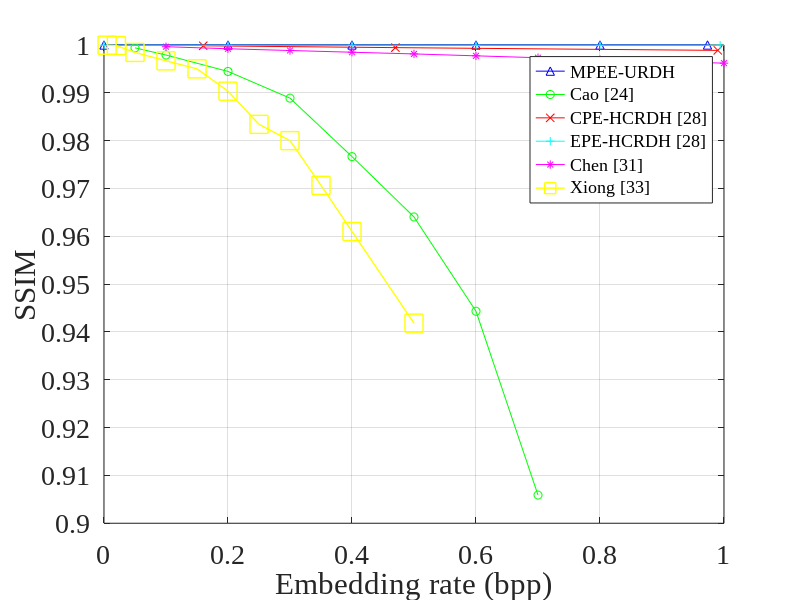

This figure's MATLAB source:
clear;
clc;


num=[0.2 0.4 0.6 0.8 1];

propx=[0 0.2 0.4 0.6 0.8 0.9734];
propy=[1 1 1 1 1 1]; 

% caox=[0.05	0.1	0.2	0.3	0.4	0.5	0.6	0.7	0.8	];
% caoy=[0.999402941774234	0.997902776401667	0.994472424583978	0.988893077780069	0.976660235404429	0.964047067030273	0.944326813863419	0.905889692407992	0.854270211136438];
caox=[0.05	0.1	0.2	0.3	0.4	0.5	0.6	0.7	];
caoy=[0.999402941774234	0.997902776401667	0.994472424583978	0.988893077780069	0.976660235404429	0.964047067030273	0.944326813863419	0.905889692407992	];

cpex=[0.16 0.47 0.99];
cpey=[0.999836054335738	0.999451214140027	0.998876795590300];

epex=[0 0.2 0.4 0.6 0.8 0.9938];
epey=[0.999945919869270 0.999945919869270 0.999945919869270 0.999945919869270 0.999945919869270 0.999945919869270]; 

chenx=[0.1	0.2	0.3	0.4	0.5	0.6	0.7	0.8	0.9	1.0];
cheny=[0.999642655804699	0.999213551678628	0.998850324559718	0.998488069886641	0.998133878672484	0.997734463321911	0.997342247887078	0.996943639447207	0.996577497061668	0.996203502467614];

xiongx=[0.005	0.02	0.05	0.1	0.15	0.2	0.25	0.3	0.35	0.4	0.5];
xiongy=[0.999956104349435	0.999887966666002	0.998449447246231	0.996693582842388	0.995013288275613	0.990341383620387	0.983405550656023	0.980004236184582	0.970654472083894	0.961010360842361	0.941830575635314];

% new
plot(propx,propy,'b ^ -',caox,caoy,'g o -',cpex,cpey,'r x -',epex,epey,'c + -',chenx,cheny,'m * -',xiongx,xiongy,'y s -','linewidth',1,'MarkerSize',13)

xlabel('Embedding rate (bpp)')
ylabel('SSIM')
% axis([0 1 0.8 1.0]);
% set(gca,'xtick',0:0.2:1);
% set(gca,'ytick',0.8:0.05:1.0);
axis([0 1 0.9 1.0]);
set(gca,'xtick',0:0.2:1);
set(gca,'ytick',0.9:0.01:1.0);
set(gca,'FontSize',20,'FontName', 'Times New Roman');
grid on

l1=legend('MPEE-URDH','Cao [24]','CPE-HCRDH [28]','EPE-HCRDH [28]','Chen [31]','Xiong [33]');
set(l1,'FontName', 'Times New Roman','FontSize',13)


